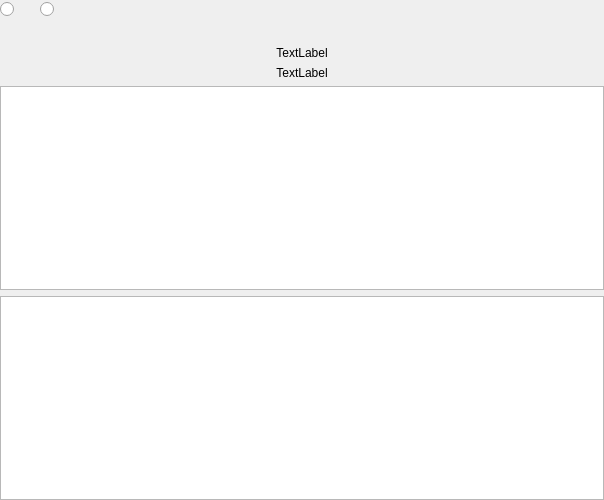
<?xml version="1.0" encoding="UTF-8"?>
<ui version="4.0">
 <class>C_SdBueMessageSignalTableWidget</class>
 <widget class="QWidget" name="C_SdBueMessageSignalTableWidget">
  <property name="geometry">
   <rect>
    <x>0</x>
    <y>0</y>
    <width>604</width>
    <height>500</height>
   </rect>
  </property>
  <property name="windowTitle">
   <string>Form</string>
  </property>
  <layout class="QVBoxLayout" name="verticalLayout" stretch="0,0,0,0,1,1,1">
   <property name="leftMargin">
    <number>0</number>
   </property>
   <property name="topMargin">
    <number>0</number>
   </property>
   <property name="rightMargin">
    <number>0</number>
   </property>
   <property name="bottomMargin">
    <number>0</number>
   </property>
   <item>
    <layout class="QHBoxLayout" name="horizontalLayout_2" stretch="0,0,0,1">
     <property name="leftMargin">
      <number>0</number>
     </property>
     <property name="topMargin">
      <number>0</number>
     </property>
     <property name="rightMargin">
      <number>0</number>
     </property>
     <property name="bottomMargin">
      <number>0</number>
     </property>
     <item>
      <layout class="QHBoxLayout" name="horizontalLayout_3">
       <item>
        <widget class="stw_opensyde_gui_elements::C_OgeRabCheckBox" name="pc_RadioButtonMessages">
         <property name="text">
          <string/>
         </property>
        </widget>
       </item>
      </layout>
     </item>
     <item>
      <spacer name="horizontalSpacer_2">
       <property name="orientation">
        <enum>Qt::Horizontal</enum>
       </property>
       <property name="sizeType">
        <enum>QSizePolicy::Fixed</enum>
       </property>
       <property name="sizeHint" stdset="0">
        <size>
         <width>20</width>
         <height>20</height>
        </size>
       </property>
      </spacer>
     </item>
     <item>
      <layout class="QHBoxLayout" name="horizontalLayout">
       <item>
        <widget class="stw_opensyde_gui_elements::C_OgeRabCheckBox" name="pc_RadioButtonSignals">
         <property name="text">
          <string/>
         </property>
        </widget>
       </item>
      </layout>
     </item>
     <item>
      <spacer name="horizontalSpacer">
       <property name="orientation">
        <enum>Qt::Horizontal</enum>
       </property>
       <property name="sizeHint" stdset="0">
        <size>
         <width>40</width>
         <height>20</height>
        </size>
       </property>
      </spacer>
     </item>
    </layout>
   </item>
   <item>
    <spacer name="verticalSpacer">
     <property name="orientation">
      <enum>Qt::Vertical</enum>
     </property>
     <property name="sizeType">
      <enum>QSizePolicy::Fixed</enum>
     </property>
     <property name="sizeHint" stdset="0">
      <size>
       <width>20</width>
       <height>20</height>
      </size>
     </property>
    </spacer>
   </item>
   <item>
    <widget class="stw_opensyde_gui_elements::C_OgeLabGroupItem" name="pc_LabelNoMessages">
     <property name="text">
      <string>TextLabel</string>
     </property>
     <property name="alignment">
      <set>Qt::AlignCenter</set>
     </property>
    </widget>
   </item>
   <item>
    <widget class="stw_opensyde_gui_elements::C_OgeLabGroupItem" name="pc_LabelNoSignals">
     <property name="text">
      <string>TextLabel</string>
     </property>
     <property name="alignment">
      <set>Qt::AlignCenter</set>
     </property>
    </widget>
   </item>
   <item>
    <widget class="stw_opensyde_gui::C_SdBueMessageTableView" name="pc_TableViewMessages"/>
   </item>
   <item>
    <widget class="stw_opensyde_gui::C_SdBueSignalTableView" name="pc_TableViewSignals"/>
   </item>
   <item>
    <spacer name="pc_VerticalSpacerBottom">
     <property name="orientation">
      <enum>Qt::Vertical</enum>
     </property>
     <property name="sizeType">
      <enum>QSizePolicy::Fixed</enum>
     </property>
     <property name="sizeHint" stdset="0">
      <size>
       <width>0</width>
       <height>0</height>
      </size>
     </property>
    </spacer>
   </item>
  </layout>
 </widget>
 <customwidgets>
  <customwidget>
   <class>stw_opensyde_gui_elements::C_OgeLabGroupItem</class>
   <extends>QLabel</extends>
   <header>C_OgeLabGroupItem.h</header>
  </customwidget>
  <customwidget>
   <class>stw_opensyde_gui_elements::C_OgeRabCheckBox</class>
   <extends>QRadioButton</extends>
   <header>C_OgeRabCheckBox.h</header>
  </customwidget>
  <customwidget>
   <class>stw_opensyde_gui::C_SdBueMessageTableView</class>
   <extends>QTableView</extends>
   <header>C_SdBueMessageTableView.h</header>
  </customwidget>
  <customwidget>
   <class>stw_opensyde_gui::C_SdBueSignalTableView</class>
   <extends>QTableView</extends>
   <header>C_SdBueSignalTableView.h</header>
  </customwidget>
 </customwidgets>
 <resources/>
 <connections/>
</ui>
